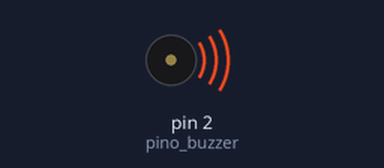
Simulated run of this sketch. Board: Arduino Uno, built with avr-gcc and run on an emulated ATmega328P. Shown: buzzer (waves = sounding).

Above: at 0.1 s.
Timing chart, 0 to 130.0 s (numbered marks = the images above):
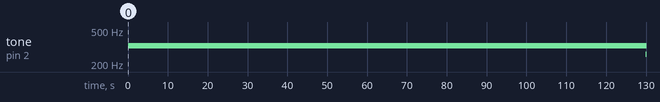

The sketch:

sketches_aleatorios.ino
```cpp
const int pino_buzzer = 2;

void setup() {
  pinMode (pino_buzzer, OUTPUT);

}

void loop() {
  tone (pino_buzzer, 261.63);

  tone (pino_buzzer, 391.99);

  tone (pino_buzzer, 329.63);


}
```

Measured:
- by itself, tone on pin 2 (pino_buzzer): silent → 329 Hz at 0.00 s, → 261 Hz 130 s later
